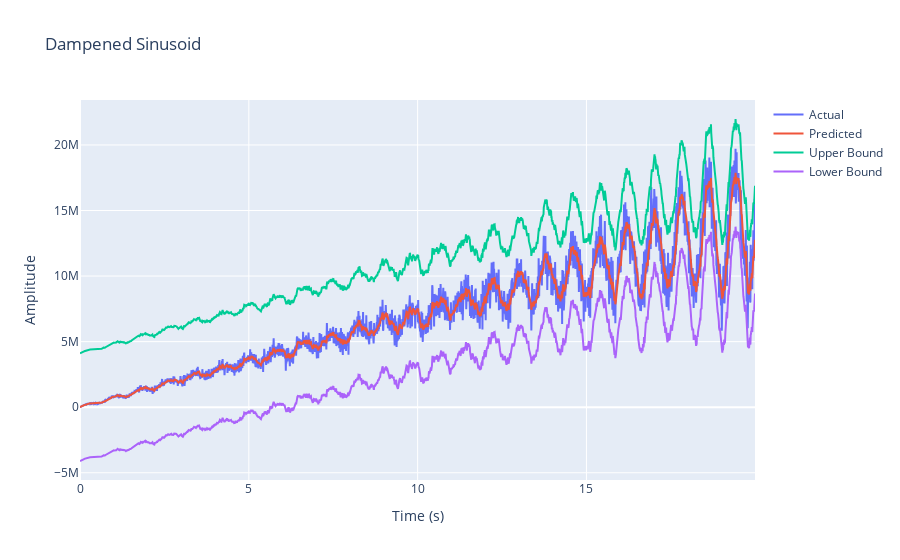

Notebook source saved alongside this figure:
### Code cell
import GAS_norm
reload(GAS_norm)
from GAS_norm import SD_Normalization_Gaussian 
from GAS_norm import SD_Normalization_Student
import numpy as np

#Set the normalization strngth for the mean and the variance from 0 to 1
mean_norm_strength = 1
var_norm_strength = 1

y, y_train, y_test, t = series_generator(2500)
y, y_train = y*10**5, y_train*10**5
print(np.mean(y_train), np.std(y_train))

norm_strength = [mean_norm_strength*0.5, var_norm_strength*0.5]
#mu_list, sigma2_list, y_norm = SD_Normalization_Gaussian(y, y_train, 'Full', mode='predict', norm_strength=[0.5, 0.5])
mu_list, sigma2_list, y_norm, alpha_mu, alpha_sigma, beta_mu, beta_sigma, omega_mu, omega_sigma, nu = SD_Normalization_Student(y, y_train,  mode='predict', norm_strength=norm_strength)



#Plot the normalized data

plt.plot(t[0:T], y_norm)
plt.xlabel('Time (s)')
plt.ylabel('Amplitude')
plt.title('Normalized data')
plt.show()

#Plot the original data with the predicted mean and 95% variability interval

import plotly.graph_objects as go
fig = go.Figure()
fig.add_trace(go.Scatter(x=t[0:T], y=y, mode='lines', name='Actual'))
fig.add_trace(go.Scatter(x=t[0:T], y=mu_list, mode='lines', name='Predicted'))
fig.add_trace(go.Scatter(x=t[0:T], y=mu_list+1.96*np.sqrt(sigma2_list), mode='lines', name='Upper Bound'))
fig.add_trace(go.Scatter(x=t[0:T], y=mu_list-1.96*np.sqrt(sigma2_list), mode='lines', name='Lower Bound'))
fig.update_layout(title='Dampened Sinusoid', xaxis_title='Time (s)', yaxis_title='Amplitude')
fig.show()


#Write the share of points that are outside the 95% variability interval

share = np.sum((y > mu_list+1.96*np.sqrt(sigma2_list)) | (y < mu_list-1.96*np.sqrt(sigma2_list)))/len(y)
print("The share of points that are outside the 95% variability interval is {}%".format(share*100))

#Write the share of y_{t+1} that are outside the 95% variability interval

share = np.sum((y[1:] > mu_list[0:-1]+1.96*np.sqrt(sigma2_list[0:-1])) | (y[1:] < mu_list[0:-1]-1.96*np.sqrt(sigma2_list[0:-1])))/len(y)
print("The share of y t+1 that are outside the 95% variability interval is {}%".format(share*100))

#Plot sigma_list and mu_list in the same plot
plt.plot(t[0:T], sigma2_list)
plt.plot(t[0:T], mu_list)
plt.xlabel('Time (s)')
plt.ylabel('Amplitude')
plt.title('Sigma2 and mu')
plt.show()

#Plot the distributino of the normalized and unormalized data and compare it with a standard normal distribution

import scipy.stats as stats
import matplotlib.pyplot as plt
import numpy as np

plt.hist(y_norm, bins=100, density=True)
plt.plot(np.linspace(-4, 4, 100), stats.norm.pdf(np.linspace(-4, 4, 100), 0, 1))
plt.xlabel('Normalized Amplitude')
plt.ylabel('Density')
plt.title('Distribution of the normalized data')
plt.show()

### Figure 1 — Plotly figure (JSON) as saved in the notebook; plotly's stock layout.template omitted (floating-point values rounded to 4 significant figures; data arrays with more than 128 entries replaced by an {"elided": "..."} marker saying what was removed)
{"data": [{"mode": "lines", "name": "Actual", "type": "scatter", "x": {"elided": "2500 float values"}, "y": {"elided": "2500 float values"}}, {"mode": "lines", "name": "Predicted", "type": "scatter", "x": {"elided": "2500 float values"}, "y": {"elided": "2500 float values"}}, {"mode": "lines", "name": "Upper Bound", "type": "scatter", "x": {"elided": "2500 float values"}, "y": {"elided": "2500 float values"}}, {"mode": "lines", "name": "Lower Bound", "type": "scatter", "x": {"elided": "2500 float values"}, "y": {"elided": "2500 float values"}}], "layout": {"title": {"text": "Dampened Sinusoid"}, "xaxis": {"title": {"text": "Time (s)"}}, "yaxis": {"title": {"text": "Amplitude"}}}}
